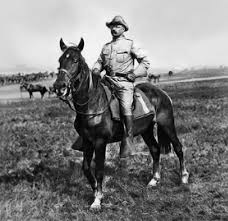
#> input picture assign/A2/img/ex.jpg, 228 x 221 px
$ jupyter execute P1_Basis_Functions.ipynb   (shell and % lines are left out)
#> lines starting #> are read from the running program, lines starting #| are printed output that depends on the picture
# P1 Basis Functions for 16 x 16 Discrete Cosine Transform (DCT)

The discrete cosine transform (DCT) is used in the space-frequency analysis of images to represent an image based on its amplitude response to a set of spatial frequencies. These different spatial frequencies are the basis functions of the transform. Rather than representing an image as an array of pixel intensity values, we can consider an image to be an array of amplitude response coefficients where each coefficient corresponds to the response of the input image to that particular spatial frequency.

In short, an image can be represented as:

$$I = w * S$$
Where $I$, the image, is a function of the coefficients (amplitude responses), $w$, mutliplied by the respective spatial frequency $S$ or basis function of the transformation. In this notebook, we will look at the basis functions for a 16 x 16 discrete fourier transformation.

[cell 1]
import numpy as np
import pandas as pd

import scipy

import matplotlib.pyplot as plt

from scipy.signal import convolve

import cv2

# Calculate the Basis Functions for an M x N Matrix

[cell 2]
def basis_function(M, N):
#> called with M = 16, N = 16
    basis = np.zeros((M, N, M*N))
    i = 0
    for p in range(M):
        for q in range(N):

            if p == 0:
                ap = 1 / np.sqrt(M)
            else:
                ap = np.sqrt(2 / M)

            if q == 0:
                aq = 1 / np.sqrt(N)
            else:
                aq = np.sqrt(2 / N)

            for m in range(M):
                for n in range(N):
                    one = np.cos((np.pi * (2 * m + 1) * p) / (2 * M))
                    two = np.cos((np.pi * (2 * n + 1) * q) / (2 * N))

                    result = ap * aq * one * two

                    basis[n, m, i] = result

            i += 1
    return basis

# Compute for 16 x 16 Matrix

[cell 3]
basis_functions = basis_function(16, 16)

# Visualize Basis Functions for 16 x 16 DCT

[cell 4]
plt.figure(figsize=(20, 20))
for i in range(0, 256):
    plt.subplot(16, 16, i + 1)
    image = basis_functions[:, :, i]
    plt.imshow(image, cmap='binary')
    plt.axis('off')

plt.suptitle('Basis Functions of 16 x 16 DCT', y = 0.9, size = 32)
plt.show();
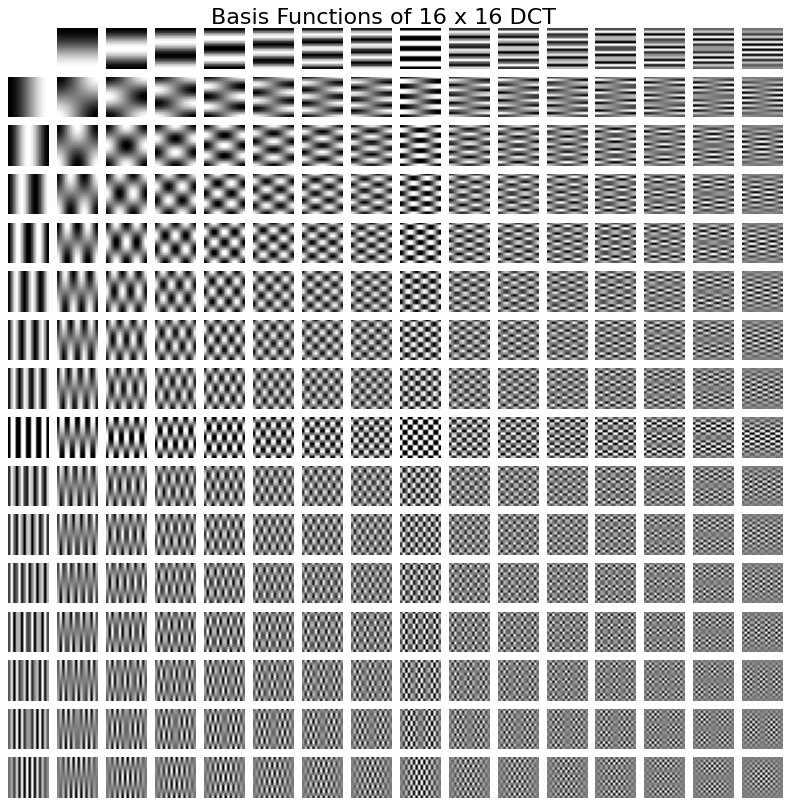
#> figure drawn by matplotlib, 256 panels

# Response of Image to Each Basis Function

[cell 5]
image = cv2.imread('img/ex.jpg')
#> image is the input picture: shape (221, 228, 3); min 0, max 255, mean 125.7
image = cv2.resize(image, (256, 256))[:, :, 2]
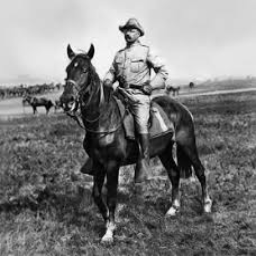
#> image: shape (256, 256); min 0, max 251, mean 125.6
plt.imshow(image, cmap='gray'); plt.axis('off');

# Convolve Each Basis Function with the Image and find the total response

[cell 6]
c = np.zeros((271, 271, 256))
total_response = []
for i in range(256):
    result = convolve(image, basis_functions[:, :, i])
    c[:, :, i] = result
    total_response.append(np.sum(result))
#> this loop made 256 passes
#> pass 1, `result = convolve(image, basis_functions[:, :, i])`:
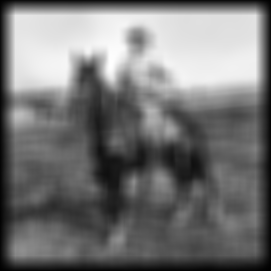
#> result: shape (271, 271) float64; min 3.56, max 3871.5, mean 1792.7; drawn with min black and max white
#> pass 2, `result = convolve(image, basis_functions[:, :, i])`:
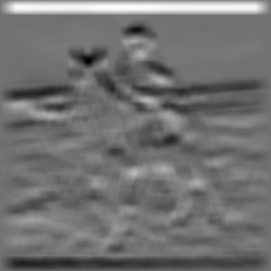
#> result: shape (271, 271) float64; min -1315.1, max 1625.3, mean 0; drawn with min black and max white
#> pass 3, `result = convolve(image, basis_functions[:, :, i])`:
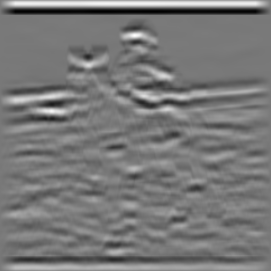
#> result: shape (271, 271) float64; min -806.4, max 892.6, mean 0; drawn with min black and max white
#> after the loop, total_response = 256 values, max 131660688 at index 0, min -1.2e-07 at index 192, mean 514299.6

[cell 7]
total_array = np.array(total_response / np.sum(total_response)).reshape((16, 16))
plt.imshow((total_array), cmap = plt.cm.Blues_r);
plt.axis('off');
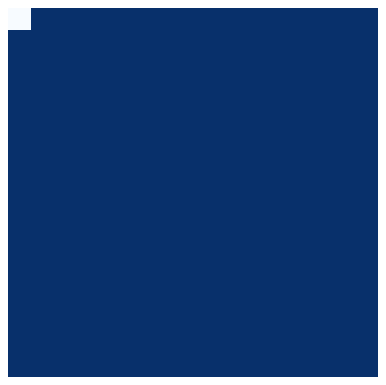
#> figure drawn by matplotlib, 1 panel

# Result of Several of the Convolutions

[cell 8]
plt.figure(figsize = (12, 12))
plt.subplot(2, 2, 1)
plt.imshow(c[:, :, 0], cmap = 'gray'); plt.axis('off');

plt.subplot(2, 2, 2)
plt.imshow(c[:, :, 5], cmap = 'gray'); plt.axis('off');

plt.subplot(2, 2, 3)
plt.imshow(c[:, :, 10], cmap = 'gray'); plt.axis('off');

plt.subplot(2, 2, 4)
plt.imshow(c[:, :, 150], cmap = 'gray'); plt.axis('off');
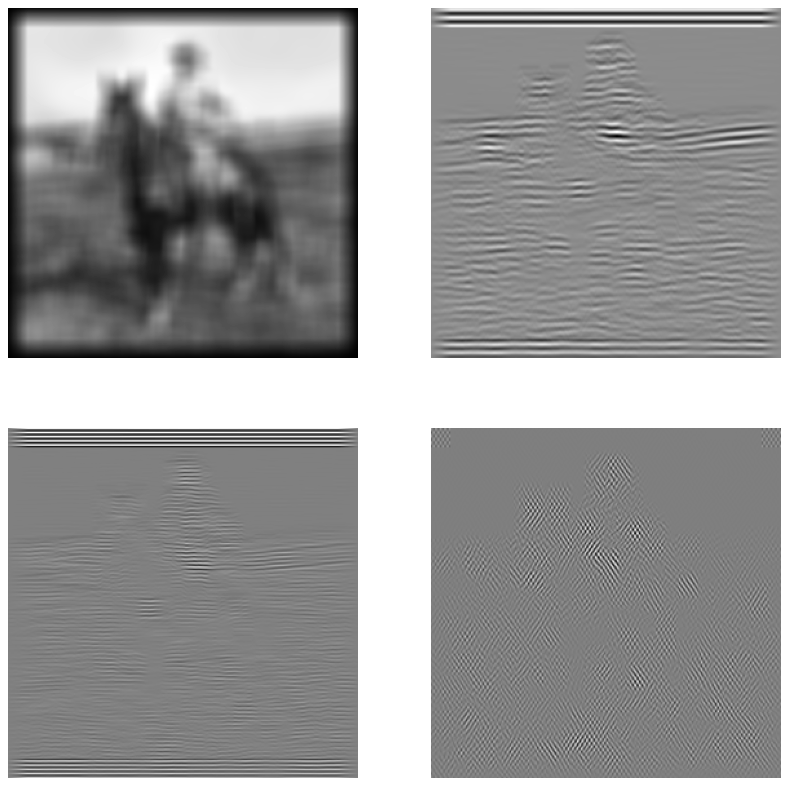
#> figure drawn by matplotlib, 4 panels
